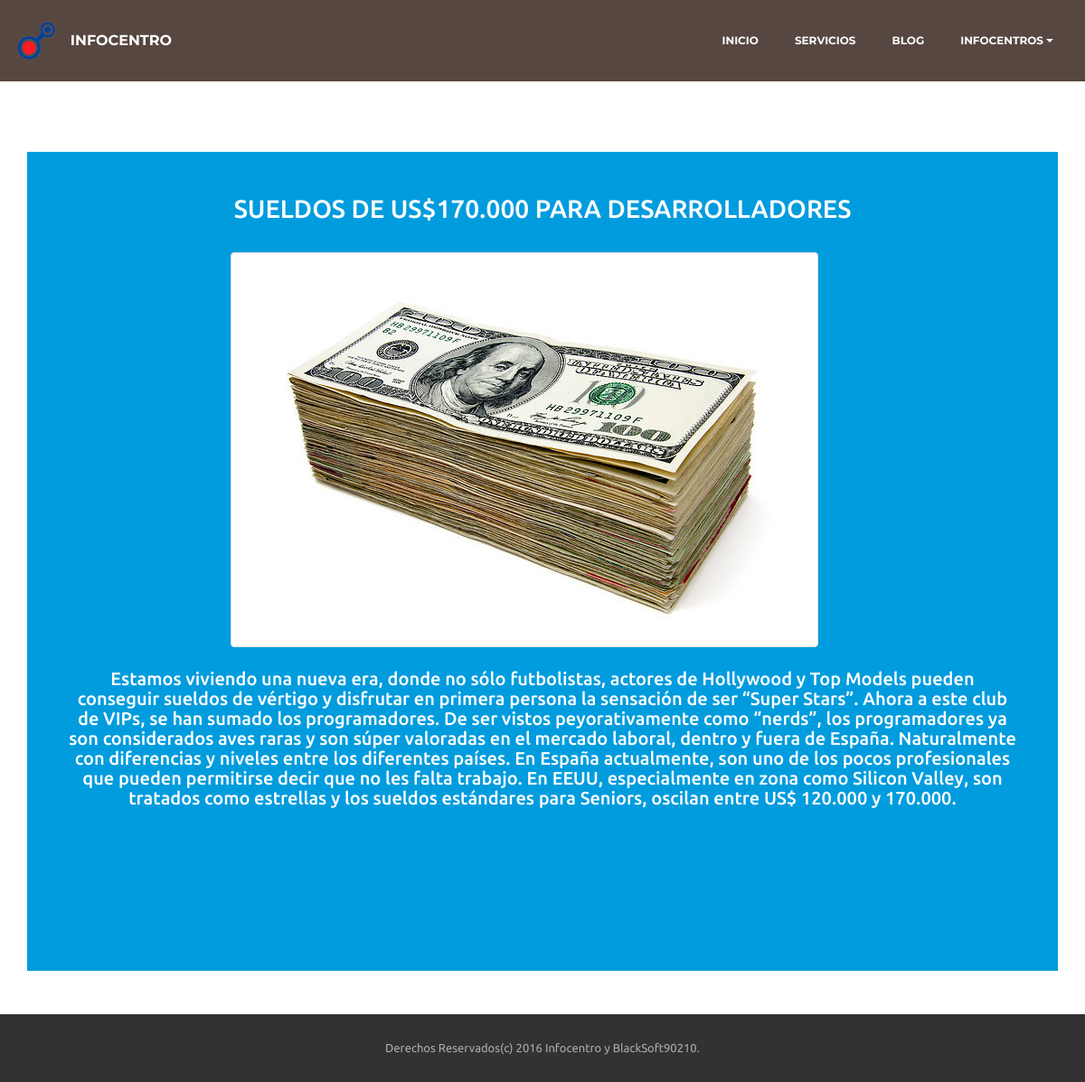
Page /?url=blogdet&id=3 on the committed database.
### tables this page shows
CREATE TABLE IF NOT EXISTS `blog_info` (
`id_art` int(11) NOT NULL,
  `fecha_art` varchar(10) NOT NULL,
  `titulo_art` varchar(100) NOT NULL,
  `cont_art` longtext NOT NULL,
  `img_art` varchar(100) NOT NULL
);

### modelo/conectar.php (called while the page is built)
<?php
class Conectar
{
			public static function con()
			{
				$conexion=  mysqli_connect('localhost', 'root', '1234', 'info_blog');
				return $conexion;
				}
}
?>

### modelo/blog.php (called while the page is built, shortened)
<?php
class Blog{
    private $blog;
    public function __construct() {
        $this->blog=  array();
    }
     public function leerblogid($id){
        $sql="SELECT * FROM blog_info WHERE id_art='$id'";
        $res=  mysqli_query(Conectar::con(), $sql);
        while($reg= mysqli_fetch_assoc($res))
				{
					$this->blog[]=$reg;
				}
					return $this->blog;
    }
}
?>

### vista/Contenedorblogdet.php (the view, shortened to what this page needs)
<section>
      <div class="container fondoCeleste">
          <div class="row">
              <div class="col-lg-12">
                  <br>
                  <br>
                    <?php
                    $id=  $_GET['id'];
                          $reg=new Blog();
                          $r=$reg->leerblogid($id);
                     ?>
                  <h3 class="text-white text-lg-center"><?php echo strtoupper($r[0]['titulo_art']) ?></h3>
                  <br>
                  <div class="container">
                            <div class="col-lg-8 col-lg-offset-2">
                           <img class="img-thumbnail" src="assets/images/<?php echo $r[0]['img_art'] ?>" >
                            <br>
                              <br>
                           </div>
                            <div class="col-lg-12">
                                <h5 class="text-white text-lg-center"><?php echo $r[0]['cont_art'] ?></h5>
                           </div>
                  </div>
                  <br>
                  <br>
                  <br>
                   <br>
                   <br>
                 <br>
              </div>
          </div>
      </div>
  </section>

### assets/theme/css/style.css (style rules this page uses)
.container { position: relative; }
body { font-family: 'Raleway', sans-serif; color: #232323; }
h1, h2, h3, h4, h5, h6, .h1, .h2, .h3, .h4, .h5, .h6, .display-1, .display-2, .display-3, .display-4 { font-family: 'Montserrat', sans-serif; word-break: break-word; word-wrap: break-word; }
.text-white { color: #fff !important; }

### assets/mobirise/css/mbr-additional.css (style rules this page uses)
body, input, textarea, .mbr-company .list-group-text { font-family: 'Ubuntu', sans-serif; }
.btn, .alert, h1, h2, h3, h4, h5, h6, .h1, .h2, .h3, .h4, .h5, .h6, .display-1, .display-2, .display-3, .display-4, .mbr-figure .mbr-figure-caption, .mbr-gallery-title, .mbr-map [data-state-details], .mbr-price { font-family: 'Ubuntu', sans-serif; }

### rows in the picture
blog_info: titulo_art "SUELDOS DE US$170.000 PARA DESARROLLADORES", cont_art "Estamos viviendo una nueva era, donde no sólo futbolistas, actores de Hollywood y Top Models pueden conseguir sueldos de vértigo y disfrutar en primera persona la sensación de ser “Super Stars”. Ahora a este club de VIPs, se han sumado los programadores. De ser vistos peyorativamente como “nerds”, los programadores ya son considerados aves raras y son súper valoradas en el mercado laboral, dentro y fuera de España. Naturalmente con diferencias y niveles entre los diferentes países. En España actualmente, son uno de los pocos profesionales que pueden permitirse decir que no les falta trabajo. En EEUU, especialmente en zona como Silicon Valley, son tratados como estrellas y los sueldos…"
